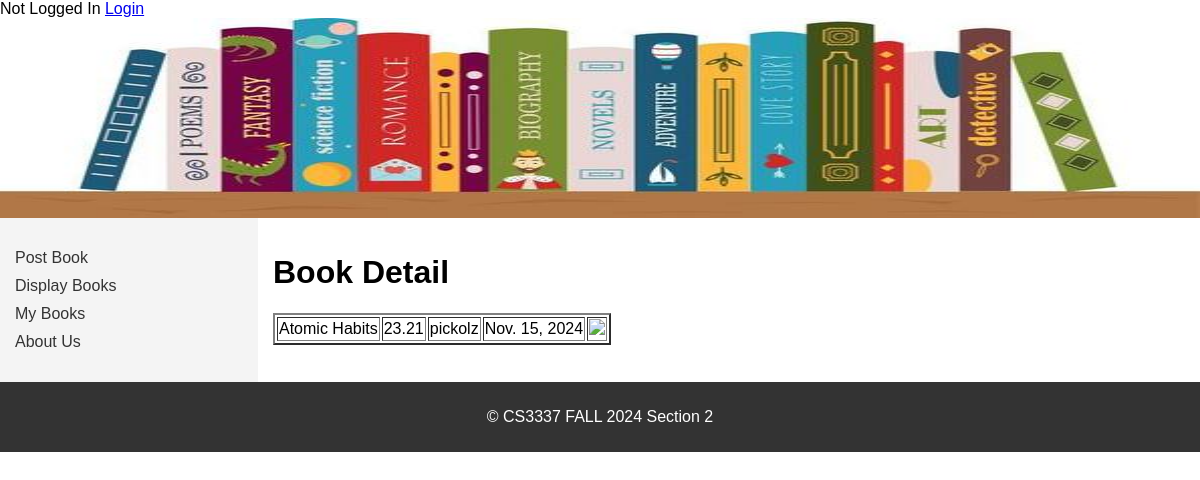
/book_detail/13, run on the app's committed database.
### bookMng/models.py (models this page shows, shortened)
class MainMenu(models.Model):
    item = models.CharField(max_length=200, unique=True)
    link = models.CharField(max_length=200, unique=True)

class Book(models.Model):
    name = models.CharField(max_length=200)
    web = models.URLField(max_length=200)
    price = models.DecimalField(decimal_places=2, max_digits=9)
    publishedate = models.DateField(auto_now=True)
    picture = models.FileField(upload_to="bookEx/static/uploads")
    pic_path = models.CharField(max_length=300, editable=False, blank=True)
    username = models.ForeignKey(User, blank=True, null=True, on_delete=models.CASCADE)

### bookMng/views.py (the view)
# urls.py: path("book_detail/<int:book_id>", views.book_detail, name="book_detail"),
def book_detail(request, book_id):
    book = Book.objects.get(id=book_id)
    return render(
        request,
        "bookMng/book_detail.html",
        {
            "item_list": MainMenu.objects.all(),
            "book": book,
        },
    )

### bookEx/templates/bookMng/book_detail.html
  {% extends "base.html" %}
  {% load static %}
  {% block sidenav %}
    {% for item in item_list %}
        <li><a href="{{ item.link }}">{{ item.item }}</a> </li>
    {% endfor %}
  {% endblock sidenav %}
  {% block content %}
    <h1>Book Detail</h1>
  <table border = "2">
    <tr>
        <td> {{ book.name }}</td>
      <td>{{ book.price }}</td>
      <td>{{ book.username }}</td>
        <td>{{ book.publishedate }}</td>
      <td>
        <img src="{% static book.pic_path %}" height="100"/>
      </td>
    </tr>
  </table>
  {% endblock content %}

### bookEx/static/main.css (style rules this page uses)
body { font-family: Arial, sans-serif; margin: 0; padding: 0; }
.menu-bar ul li { margin-bottom: 10px; }
.menu-bar ul li a { text-decoration: none; color: #333; }

### data on the page
MainMenu: item "Post Book"
MainMenu: item "Display Books"
MainMenu: item "My Books"
MainMenu: item "About Us"
Book: name "Atomic Habits", price "23.21", username "pickolz", publishedate "Nov. 15, 2024"
